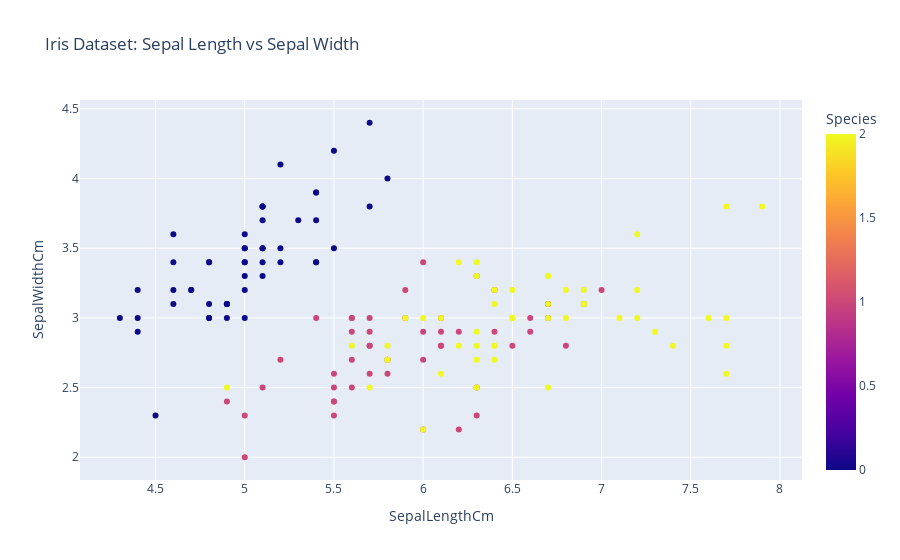

The notebook cell this image was saved under:
### Markdown cell above
# Visualisation

### Code cell
fig = ex.scatter(df, x='SepalLengthCm', y='SepalWidthCm', color='Species',
                 title='Iris Dataset: Sepal Length vs Sepal Width')
fig.show()

### Figure 1 — Plotly figure (JSON) as saved in the notebook; plotly's stock layout.template omitted (floating-point values rounded to 4 significant figures; data arrays with more than 128 entries replaced by an {"elided": "..."} marker saying what was removed)
{"data": [{"hovertemplate": "SepalLengthCm=%{x}<br>SepalWidthCm=%{y}<br>Species=%{marker.color}<extra></extra>", "legendgroup": "", "marker": {"color": {"elided": "150 int values"}, "coloraxis": "coloraxis", "symbol": "circle"}, "mode": "markers", "name": "", "orientation": "v", "showlegend": false, "type": "scatter", "x": {"elided": "150 float values"}, "xaxis": "x", "y": {"elided": "150 float values"}, "yaxis": "y"}], "layout": {"autosize": true, "coloraxis": {"colorbar": {"title": {"text": "Species"}}, "colorscale": [[0, "#0d0887"], [0.1111, "#46039f"], [0.2222, "#7201a8"], [0.3333, "#9c179e"], [0.4444, "#bd3786"], [0.5556, "#d8576b"], [0.6667, "#ed7953"], [0.7778, "#fb9f3a"], [0.8889, "#fdca26"], [1, "#f0f921"]]}, "legend": {"tracegroupgap": 0}, "title": {"text": "Iris Dataset: Sepal Length vs Sepal Width"}, "xaxis": {"anchor": "y", "autorange": true, "domain": [0, 1], "range": [4.074, 8.126], "title": {"text": "SepalLengthCm"}, "type": "linear"}, "yaxis": {"anchor": "x", "autorange": true, "domain": [0, 1], "range": [1.802, 4.598], "title": {"text": "SepalWidthCm"}, "type": "linear"}}}
